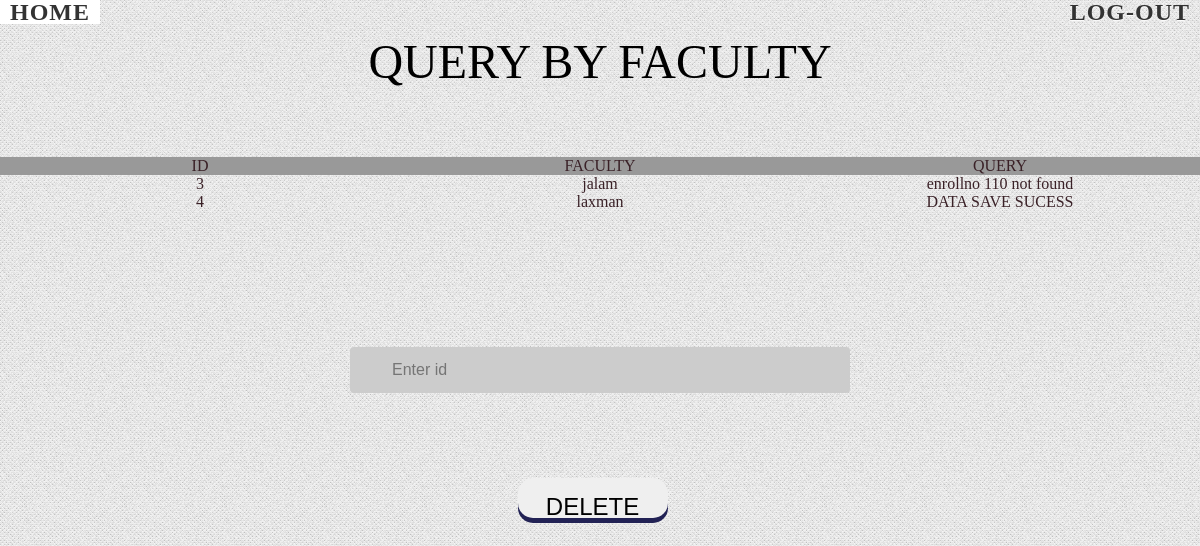
/query1.php (signed in), run on the app's committed database.
### tables this page shows
CREATE TABLE `query` (
  `id` int(11) NOT NULL,
  `unamef` varchar(20) NOT NULL,
  `msg` varchar(10000) NOT NULL
);

### query1.php (the view, shortened to what this page needs)
<?php
echo"	<html>
<head>
<title>query</title>
    <link rel='stylesheet' type='text/css' href='style.css' media='all' />
    <link rel='stylesheet' type='text/css' href='demo.css' media='all' />
	<link rel='stylesheet' type='text/css' href='bun.css' media='all' />
</head>
<body>
<div class='container'>
            <div class='freshdesignweb-top'>
                <a href='admin.php'><font size='+2' ><strong>Home</strong></font></a>
                <span class='right'>
                    <a href='logout.php'>
                        <font size='+2' ><strong>Log-Out</strong></font>
                    </a>
            </span>
            </div>
	<BR><BR><h1 class='h' align='CENTER'><font color='BLACK' ALIGN='CENTER' size='+4'>QUERY BY FACULTY</font> </h1><BR><BR>
		";
	$conn=mysqli_connect("localhost","root","")or die("not connect to mysql");
	mysqli_select_db($conn,"stu");
	$sel="select * from query ";
	$result = $conn->query($sel);
	if ($result->num_rows > 0)
	{
		echo "<table border=1 width='100%' cellspacing='10'>
		<tr bgcolor='#999999'><th style='text-align:center;' width='7%'>ID</th><th style='text-align:center;' width='7%' >FACULTY</th><th style='text-align:center;' width='7%'>QUERY</th></tr>";
   		 while($row = $result->fetch_assoc())
		 	{
			$id = $row['id'];
			$name = $row['unamef'];
			$query = $row['msg'];
echo"<tr><th style='text-align:center;' >".$id."</th><th style='text-align:center;'>".$name."</th><th style='text-align:center;'>".$query."</th></tr><br>";
			}
			echo"</table>
			<br><br><br><br><br><br><br><br>
			<form id='contactform' method='POST' action='query2.php'>
<center>
  <input type='text' name='idd' id='idd' placeholder='Enter id'  align='middle' style='background-color:#CCCCCC' required=''><br><br><br><BR><BR><BR>
<input type='submit'  name='delete' value='DELETE'  style='width:150px; height:40px; text-align:top'; class='button2'> &nbsp;&nbsp;&nbsp; </form>";
	}
	else
	{
      echo "<br><br><br><br> 	<h1 align='center'>0 results</h1>";
	}
echo"</body></html>";
?>

### demo.css (style rules this page uses)
body,div,dl,dt,dd,ul,ol,li,h1,h2,h3,h4,h5,h6,pre,form,fieldset,input,textarea,p,blockquote,th,td { margin:0; padding:0; }
html,body { margin:0; padding:0; height: 100%; }
table { border-collapse:collapse; border-spacing:0; }
address,caption,cite,code,dfn,th,var { font-style:normal; font-weight:normal; }
caption,th { text-align:left; }
h1,h2,h3,h4,h5,h6 { font-size:100%; font-weight:normal; }
body { font-family: Cambria, Palatino, "Palatino Linotype", "Palatino LT STD", Georgia, serif; background:url(images/bgnoise_lg.png); font-weight: 400; font-size: 15px; color: #3a2127; overflow-y: scroll; }
a { color: #333; text-decoration: none; }
.container { width: 100%; height: 100%; position: relative; }
.freshdesignweb-top { line-height: 24px; font-size: 11px; background: rgba(0, 0, 0, 0.05); text-transform: uppercase; z-index: 9999; position: relative; box-shadow: 1px 0px 2px rgba(0,0,0,0.2); }
.freshdesignweb-top a { padding: 0px 10px; letter-spacing: 1px; color: #333; text-shadow: 0px 1px 1px #fff; display: block; float: left; }
.freshdesignweb-top span.right { float: right; }
.freshdesignweb-top span.right a { float: left; display: block; }

### bun.css (style rules this page uses)
table, th, td { border: 0px solid black; }
input[type=text] { width: 500px; box-sizing: border-box; border: 2px solid #ccc; border-radius: 4px; font-size: 16px; background-position: 10px 10px; background-repeat: no-repeat; padding: 12px 20px 12px 40px; -webkit-transition: width 0.4s ease-in-out; transition: width 0.4s ease-in-out; }
.button2 { padding: 15px 25px; font-size: 24px;text-align: center; border: none; border-radius: 15px;box-shadow: 0 5px #225; }

### data on the page
query: id "3", unamef "jalam", msg "enrollno 110 not found"
query: id "4", unamef "laxman", msg "DATA SAVE SUCESS"
